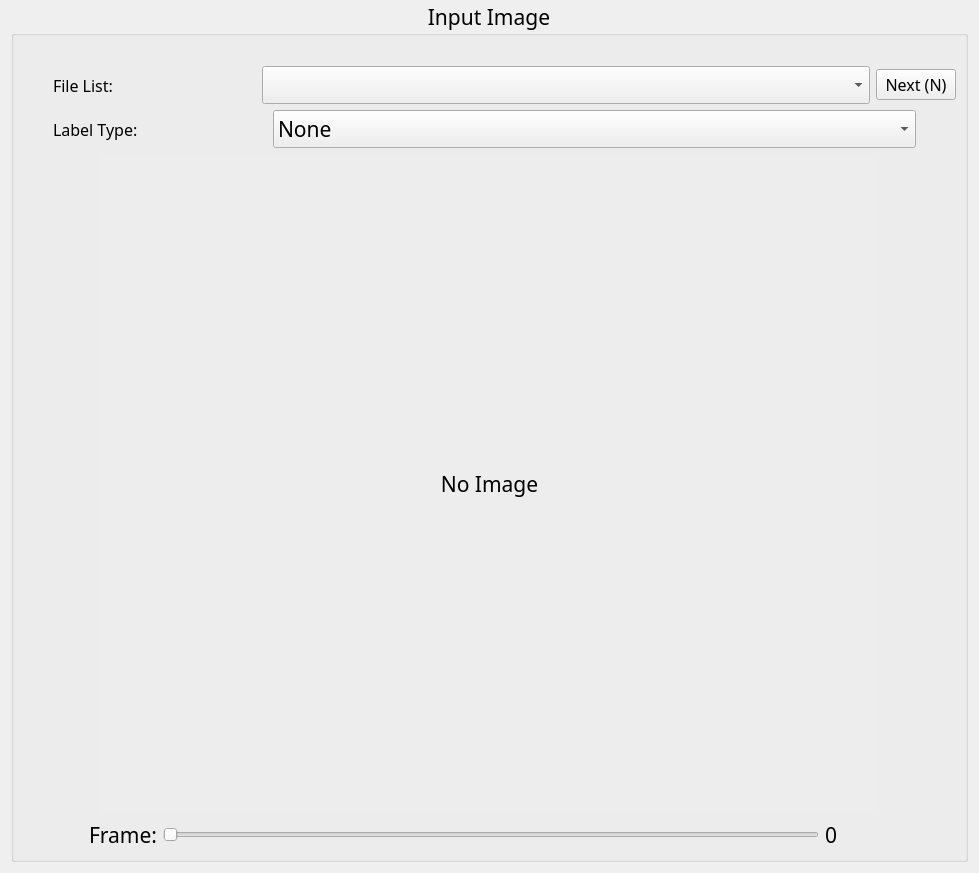
          <widget class="QWidget" name="scrollAreaWidgetContents">
           <property name="geometry">
            <rect>
             <x>0</x>
             <y>0</y>
             <width>979</width>
             <height>873</height>
            </rect>
           </property>
           <layout class="QVBoxLayout" name="verticalLayout_13" stretch="0">
            <property name="topMargin">
             <number>0</number>
            </property>
            <item>
             <widget class="QGroupBox" name="groupBox">
              <property name="font">
               <font>
                <family>Microsoft YaHei Light</family>
                <pointsize>16</pointsize>
               </font>
              </property>
              <property name="title">
               <string>Input Image</string>
              </property>
              <property name="alignment">
               <set>Qt::AlignCenter</set>
              </property>
              <layout class="QVBoxLayout" name="verticalLayout_14" stretch="0,0,1,0">
               <property name="leftMargin">
                <number>9</number>
               </property>
               <property name="topMargin">
                <number>30</number>
               </property>
               <item>
                <layout class="QHBoxLayout" name="horizontalLayout_26" stretch="1,3,0">
                 <property name="leftMargin">
                  <number>30</number>
                 </property>
                 <item>
                  <widget class="QLabel" name="label_22">
                   <property name="font">
                    <font>
                     <family>Microsoft YaHei Light</family>
                     <pointsize>12</pointsize>
                    </font>
                   </property>
                   <property name="text">
                    <string>File List:</string>
                   </property>
                  </widget>
                 </item>
                 <item>
                  <widget class="QComboBox" name="comboBox_FileList"/>
                 </item>
                 <item>
                  <widget class="QPushButton" name="btn_NextFile">
                   <property name="font">
                    <font>
                     <family>Microsoft YaHei Light</family>
                     <pointsize>12</pointsize>
                    </font>
                   </property>
                   <property name="text">
                    <string>Next (N)</string>
                   </property>
                   <property name="shortcut">
                    <string>N</string>
                   </property>
                  </widget>
                 </item>
                </layout>
               </item>
               <item>
                <layout class="QHBoxLayout" name="horizontalLayout_24" stretch="1,3,0">
                 <property name="leftMargin">
                  <number>30</number>
                 </property>
                 <item>
                  <widget class="QLabel" name="label_21">
                   <property name="font">
                    <font>
                     <family>Microsoft YaHei Light</family>
                     <pointsize>12</pointsize>
                    </font>
                   </property>
                   <property name="text">
                    <string>Label Type:</string>
                   </property>
                  </widget>
                 </item>
                 <item>
                  <widget class="QComboBox" name="comboBox_LabelType">
                   <item>
                    <property name="text">
                     <string>None</string>
                    </property>
                   </item>
                   <item>
                    <property name="text">
                     <string>Benign</string>
                    </property>
                   </item>
                   <item>
                    <property name="text">
                     <string>Malignant</string>
                    </property>
                   </item>
                  </widget>
                 </item>
                 <item>
                  <spacer name="horizontalSpacer_7">
                   <property name="orientation">
                    <enum>Qt::Horizontal</enum>
                   </property>
                   <property name="sizeHint" stdset="0">
                    <size>
                     <width>40</width>
                     <height>20</height>
                    </size>
                   </property>
                  </spacer>
                 </item>
                </layout>
               </item>
               <item>
                <layout class="QHBoxLayout" name="horizontalLayout_23" stretch="1,10,1">
                 <item>
                  <spacer name="horizontalSpacer_4">
                   <property name="orientation">
                    <enum>Qt::Horizontal</enum>
                   </property>
                   <property name="sizeHint" stdset="0">
                    <size>
                     <width>40</width>
                     <height>20</height>
                    </size>
                   </property>
                  </spacer>
                 </item>
                 <item>
                  <widget class="QLabel" name="label_ImageDisplay">
                   <property name="font">
                    <font>
                     <family>Microsoft YaHei Light</family>
                     <pointsize>16</pointsize>
                    </font>
                   </property>
                   <property name="styleSheet">
                    <string notr="true">background-color: rgba(255, 255, 255, 15);</string>
                   </property>
                   <property name="text">
                    <string>No Image</string>
                   </property>
                   <property name="alignment">
                    <set>Qt::AlignCenter</set>
                   </property>
                  </widget>
                 </item>
                 <item>
                  <spacer name="horizontalSpacer_3">
                   <property name="orientation">
                    <enum>Qt::Horizontal</enum>
                   </property>
                   <property name="sizeHint" stdset="0">
                    <size>
                     <width>40</width>
                     <height>20</height>
                    </size>
                   </property>
                  </spacer>
                 </item>
                </layout>
               </item>
               <item>
                <layout class="QHBoxLayout" name="horizontalLayout_4" stretch="1,1,10,2">
                 <item>
                  <spacer name="horizontalSpacer_6">
                   <property name="orientation">
                    <enum>Qt::Horizontal</enum>
                   </property>
                   <property name="sizeHint" stdset="0">
                    <size>
                     <width>40</width>
                     <height>20</height>
                    </size>
                   </property>
                  </spacer>
                 </item>
                 <item>
                  <widget class="QLabel" name="label_19">
                   <property name="font">
                    <font>
                     <family>Microsoft YaHei Light</family>
                     <pointsize>16</pointsize>
                    </font>
                   </property>
                   <property name="text">
                    <string>Frame:</string>
                   </property>
                  </widget>
                 </item>
                 <item>
                  <widget class="QSlider" name="horizontalSlider_Frame">
                   <property name="minimum">
                    <number>0</number>
                   </property>
                   <property name="maximum">
                    <number>0</number>
                   </property>
                   <property name="pageStep">
                    <number>1</number>
                   </property>
                   <property name="orientation">
                    <enum>Qt::Horizontal</enum>
                   </property>
                  </widget>
                 </item>
                 <item>
                  <widget class="QLabel" name="label_18">
                   <property name="font">
                    <font>
                     <family>Microsoft YaHei Light</family>
                     <pointsize>16</pointsize>
                    </font>
                   </property>
                   <property name="text">
                    <string>0</string>
                   </property>
                  </widget>
                 </item>
                </layout>
               </item>
              </layout>
             </widget>
            </item>
           </layout>
          </widget>
